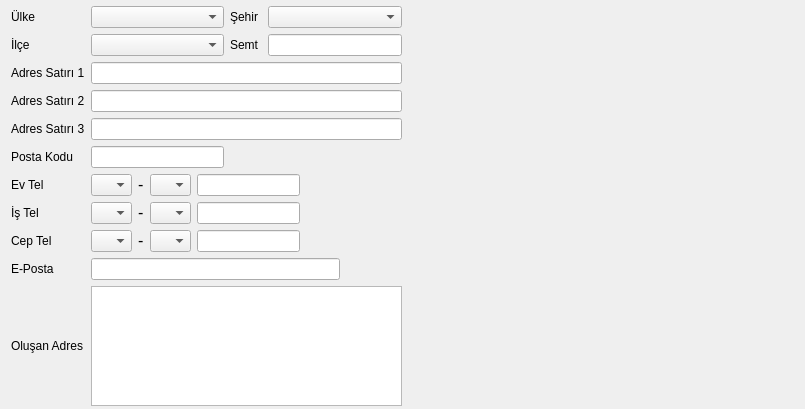
     <widget class="QWidget" name="tab_3">
      <attribute name="title">
       <string>Adres Bilgileri</string>
      </attribute>
      <layout class="QGridLayout" name="gridLayout_16" rowstretch="1,1,1,1,1,1,1,1,1,1,1" columnstretch="1,10,10,10,30">
       <property name="topMargin">
        <number>6</number>
       </property>
       <property name="rightMargin">
        <number>3</number>
       </property>
       <property name="bottomMargin">
        <number>3</number>
       </property>
       <item row="0" column="0">
        <widget class="QLabel" name="label_33">
         <property name="sizePolicy">
          <sizepolicy hsizetype="Fixed" vsizetype="Fixed">
           <horstretch>0</horstretch>
           <verstretch>0</verstretch>
          </sizepolicy>
         </property>
         <property name="text">
          <string>Ülke </string>
         </property>
        </widget>
       </item>
       <item row="0" column="1">
        <widget class="QComboBox" name="combo_box_ulke">
         <property name="sizePolicy">
          <sizepolicy hsizetype="Expanding" vsizetype="Fixed">
           <horstretch>0</horstretch>
           <verstretch>0</verstretch>
          </sizepolicy>
         </property>
        </widget>
       </item>
       <item row="0" column="2">
        <widget class="QLabel" name="label_sehir">
         <property name="sizePolicy">
          <sizepolicy hsizetype="Fixed" vsizetype="Fixed">
           <horstretch>0</horstretch>
           <verstretch>0</verstretch>
          </sizepolicy>
         </property>
         <property name="text">
          <string>Şehir </string>
         </property>
        </widget>
       </item>
       <item row="0" column="3">
        <widget class="QComboBox" name="combo_box_il">
         <property name="sizePolicy">
          <sizepolicy hsizetype="Expanding" vsizetype="Fixed">
           <horstretch>0</horstretch>
           <verstretch>0</verstretch>
          </sizepolicy>
         </property>
        </widget>
       </item>
       <item row="0" column="4">
        <spacer name="horizontalSpacer_24">
         <property name="orientation">
          <enum>Qt::Horizontal</enum>
         </property>
         <property name="sizeHint" stdset="0">
          <size>
           <width>451</width>
           <height>20</height>
          </size>
         </property>
        </spacer>
       </item>
       <item row="1" column="0">
        <widget class="QLabel" name="label_ilce">
         <property name="sizePolicy">
          <sizepolicy hsizetype="Fixed" vsizetype="Fixed">
           <horstretch>0</horstretch>
           <verstretch>0</verstretch>
          </sizepolicy>
         </property>
         <property name="text">
          <string>İlçe </string>
         </property>
        </widget>
       </item>
       <item row="1" column="1">
        <widget class="QComboBox" name="combo_box_ilce">
         <property name="sizePolicy">
          <sizepolicy hsizetype="Expanding" vsizetype="Fixed">
           <horstretch>0</horstretch>
           <verstretch>0</verstretch>
          </sizepolicy>
         </property>
        </widget>
       </item>
       <item row="1" column="2">
        <widget class="QLabel" name="label_semt">
         <property name="sizePolicy">
          <sizepolicy hsizetype="Fixed" vsizetype="Fixed">
           <horstretch>0</horstretch>
           <verstretch>0</verstretch>
          </sizepolicy>
         </property>
         <property name="text">
          <string>Semt </string>
         </property>
        </widget>
       </item>
       <item row="1" column="3">
        <widget class="QLineEdit" name="line_edit_semt">
         <property name="sizePolicy">
          <sizepolicy hsizetype="Expanding" vsizetype="Fixed">
           <horstretch>0</horstretch>
           <verstretch>0</verstretch>
          </sizepolicy>
         </property>
        </widget>
       </item>
       <item row="2" column="0">
        <widget class="QLabel" name="label_mahalle">
         <property name="sizePolicy">
          <sizepolicy hsizetype="Fixed" vsizetype="Fixed">
           <horstretch>0</horstretch>
           <verstretch>0</verstretch>
          </sizepolicy>
         </property>
         <property name="text">
          <string>Adres Satırı 1</string>
         </property>
        </widget>
       </item>
       <item row="2" column="1" colspan="3">
        <widget class="QLineEdit" name="line_edit_adres_satiri_1">
         <property name="sizePolicy">
          <sizepolicy hsizetype="Expanding" vsizetype="Fixed">
           <horstretch>0</horstretch>
           <verstretch>0</verstretch>
          </sizepolicy>
         </property>
        </widget>
       </item>
       <item row="3" column="0">
        <widget class="QLabel" name="label_sokak">
         <property name="sizePolicy">
          <sizepolicy hsizetype="Fixed" vsizetype="Fixed">
           <horstretch>0</horstretch>
           <verstretch>0</verstretch>
          </sizepolicy>
         </property>
         <property name="text">
          <string>Adres Satırı 2</string>
         </property>
        </widget>
       </item>
       <item row="3" column="1" colspan="3">
        <widget class="QLineEdit" name="line_edit_adres_satiri_2">
         <property name="sizePolicy">
          <sizepolicy hsizetype="Expanding" vsizetype="Fixed">
           <horstretch>0</horstretch>
           <verstretch>0</verstretch>
          </sizepolicy>
         </property>
        </widget>
       </item>
       <item row="4" column="0">
        <widget class="QLabel" name="label_cadde">
         <property name="sizePolicy">
          <sizepolicy hsizetype="Fixed" vsizetype="Fixed">
           <horstretch>0</horstretch>
           <verstretch>0</verstretch>
          </sizepolicy>
         </property>
         <property name="text">
          <string>Adres Satırı 3</string>
         </property>
        </widget>
       </item>
       <item row="4" column="1" colspan="3">
        <widget class="QLineEdit" name="line_edit_adres_satiri_3">
         <property name="sizePolicy">
          <sizepolicy hsizetype="Expanding" vsizetype="Fixed">
           <horstretch>0</horstretch>
           <verstretch>0</verstretch>
          </sizepolicy>
         </property>
         <property name="text">
          <string/>
         </property>
        </widget>
       </item>
       <item row="5" column="0">
        <widget class="QLabel" name="label_34">
         <property name="sizePolicy">
          <sizepolicy hsizetype="Fixed" vsizetype="Fixed">
           <horstretch>0</horstretch>
           <verstretch>0</verstretch>
          </sizepolicy>
         </property>
         <property name="text">
          <string>Posta Kodu</string>
         </property>
        </widget>
       </item>
       <item row="5" column="1">
        <widget class="QLineEdit" name="line_edit_posta_kodu">
         <property name="sizePolicy">
          <sizepolicy hsizetype="Expanding" vsizetype="Fixed">
           <horstretch>0</horstretch>
           <verstretch>0</verstretch>
          </sizepolicy>
         </property>
        </widget>
       </item>
       <item row="6" column="0">
        <widget class="QLabel" name="label_ev_telefonu">
         <property name="sizePolicy">
          <sizepolicy hsizetype="Fixed" vsizetype="Fixed">
           <horstretch>0</horstretch>
           <verstretch>0</verstretch>
          </sizepolicy>
         </property>
         <property name="text">
          <string>Ev Tel </string>
         </property>
        </widget>
       </item>
       <item row="6" column="1" colspan="3">
        <layout class="QGridLayout" name="gridLayout_26" columnstretch="2,1,2,5,5">
         <item row="0" column="0">
          <widget class="QComboBox" name="combo_box_ev_telefonunun_ulke_kodlari">
           <property name="sizePolicy">
            <sizepolicy hsizetype="Expanding" vsizetype="Fixed">
             <horstretch>0</horstretch>
             <verstretch>0</verstretch>
            </sizepolicy>
           </property>
           <property name="font">
            <font>
             <pointsize>9</pointsize>
            </font>
           </property>
           <property name="editable">
            <bool>false</bool>
           </property>
           <property name="sizeAdjustPolicy">
            <enum>QComboBox::AdjustToMinimumContentsLength</enum>
           </property>
          </widget>
         </item>
         <item row="0" column="1">
          <widget class="QLabel" name="label_35">
           <property name="sizePolicy">
            <sizepolicy hsizetype="Fixed" vsizetype="Fixed">
             <horstretch>0</horstretch>
             <verstretch>0</verstretch>
            </sizepolicy>
           </property>
           <property name="font">
            <font>
             <pointsize>12</pointsize>
            </font>
           </property>
           <property name="text">
            <string>-</string>
           </property>
          </widget>
         </item>
         <item row="0" column="2">
          <widget class="QComboBox" name="combo_box_ev_telefonunun_il_kodlari">
           <property name="sizePolicy">
            <sizepolicy hsizetype="Expanding" vsizetype="Fixed">
             <horstretch>0</horstretch>
             <verstretch>0</verstretch>
            </sizepolicy>
           </property>
           <property name="font">
            <font>
             <pointsize>9</pointsize>
            </font>
           </property>
           <property name="sizeAdjustPolicy">
            <enum>QComboBox::AdjustToMinimumContentsLength</enum>
           </property>
          </widget>
         </item>
         <item row="0" column="3">
          <widget class="QLineEdit" name="line_edit_ev_telefonu">
           <property name="sizePolicy">
            <sizepolicy hsizetype="Expanding" vsizetype="Fixed">
             <horstretch>0</horstretch>
             <verstretch>0</verstretch>
            </sizepolicy>
           </property>
           <property name="maxLength">
            <number>7</number>
           </property>
          </widget>
         </item>
         <item row="0" column="4">
          <spacer name="horizontalSpacer_30">
           <property name="orientation">
            <enum>Qt::Horizontal</enum>
           </property>
           <property name="sizeHint" stdset="0">
            <size>
             <width>40</width>
             <height>20</height>
            </size>
           </property>
          </spacer>
         </item>
        </layout>
       </item>
       <item row="7" column="0">
        <widget class="QLabel" name="label_is_telefonu">
         <property name="sizePolicy">
          <sizepolicy hsizetype="Fixed" vsizetype="Fixed">
           <horstretch>0</horstretch>
           <verstretch>0</verstretch>
          </sizepolicy>
         </property>
         <property name="text">
          <string>İş Tel </string>
         </property>
        </widget>
       </item>
       <item row="7" column="1" colspan="3">
        <layout class="QGridLayout" name="gridLayout_23" columnstretch="2,1,2,5,5">
         <item row="0" column="0">
          <widget class="QComboBox" name="combo_box_is_telefonunun_ulke_kodlari">
           <property name="sizePolicy">
            <sizepolicy hsizetype="Expanding" vsizetype="Fixed">
             <horstretch>0</horstretch>
             <verstretch>0</verstretch>
            </sizepolicy>
           </property>
           <property name="font">
            <font>
             <pointsize>9</pointsize>
            </font>
           </property>
           <property name="sizeAdjustPolicy">
            <enum>QComboBox::AdjustToMinimumContentsLength</enum>
           </property>
          </widget>
         </item>
         <item row="0" column="1">
          <widget class="QLabel" name="label_32">
           <property name="sizePolicy">
            <sizepolicy hsizetype="Fixed" vsizetype="Fixed">
             <horstretch>0</horstretch>
             <verstretch>0</verstretch>
            </sizepolicy>
           </property>
           <property name="font">
            <font>
             <pointsize>12</pointsize>
            </font>
           </property>
           <property name="text">
            <string>-</string>
           </property>
          </widget>
         </item>
         <item row="0" column="2">
          <widget class="QComboBox" name="combo_box_is_telefonunun_il_kodlari">
           <property name="sizePolicy">
            <sizepolicy hsizetype="Expanding" vsizetype="Fixed">
             <horstretch>0</horstretch>
             <verstretch>0</verstretch>
            </sizepolicy>
           </property>
           <property name="font">
            <font>
             <pointsize>9</pointsize>
            </font>
           </property>
           <property name="sizeAdjustPolicy">
            <enum>QComboBox::AdjustToMinimumContentsLength</enum>
           </property>
          </widget>
         </item>
         <item row="0" column="3">
          <widget class="QLineEdit" name="line_edit_is_telefonu">
           <property name="sizePolicy">
            <sizepolicy hsizetype="Expanding" vsizetype="Fixed">
             <horstretch>0</horstretch>
             <verstretch>0</verstretch>
            </sizepolicy>
           </property>
           <property name="maxLength">
            <number>7</number>
           </property>
          </widget>
         </item>
         <item row="0" column="4">
          <spacer name="horizontalSpacer_28">
           <property name="orientation">
            <enum>Qt::Horizontal</enum>
           </property>
           <property name="sizeHint" stdset="0">
            <size>
             <width>40</width>
             <height>20</height>
            </size>
           </property>
          </spacer>
         </item>
        </layout>
       </item>
       <item row="8" column="0">
        <widget class="QLabel" name="label_cep_telefonu">
         <property name="sizePolicy">
          <sizepolicy hsizetype="Fixed" vsizetype="Fixed">
           <horstretch>0</horstretch>
           <verstretch>0</verstretch>
          </sizepolicy>
         </property>
         <property name="text">
          <string>Cep Tel </string>
         </property>
        </widget>
       </item>
       <item row="8" column="1" colspan="3">
        <layout class="QGridLayout" name="gridLayout_25" columnstretch="2,1,2,5,5">
         <item row="0" column="0">
          <widget class="QComboBox" name="combo_box_cep_telefonunun_ulke_kodlari">
           <property name="sizePolicy">
            <sizepolicy hsizetype="Expanding" vsizetype="Fixed">
             <horstretch>0</horstretch>
             <verstretch>0</verstretch>
            </sizepolicy>
           </property>
           <property name="font">
            <font>
             <pointsize>9</pointsize>
            </font>
           </property>
           <property name="sizeAdjustPolicy">
            <enum>QComboBox::AdjustToMinimumContentsLength</enum>
           </property>
          </widget>
         </item>
         <item row="0" column="1">
          <widget class="QLabel" name="label_43">
           <property name="sizePolicy">
            <sizepolicy hsizetype="Fixed" vsizetype="Fixed">
             <horstretch>0</horstretch>
             <verstretch>0</verstretch>
            </sizepolicy>
           </property>
           <property name="font">
            <font>
             <pointsize>12</pointsize>
            </font>
           </property>
           <property name="text">
            <string>-</string>
           </property>
          </widget>
         </item>
         <item row="0" column="2">
          <widget class="QComboBox" name="combo_box_gsm_kodlari">
           <property name="sizePolicy">
            <sizepolicy hsizetype="Expanding" vsizetype="Fixed">
             <horstretch>0</horstretch>
             <verstretch>0</verstretch>
            </sizepolicy>
           </property>
           <property name="font">
            <font>
             <pointsize>9</pointsize>
            </font>
           </property>
           <property name="sizeAdjustPolicy">
            <enum>QComboBox::AdjustToMinimumContentsLength</enum>
           </property>
          </widget>
         </item>
         <item row="0" column="3">
          <widget class="QLineEdit" name="line_edit_cep_telefonu">
           <property name="sizePolicy">
            <sizepolicy hsizetype="Expanding" vsizetype="Fixed">
             <horstretch>0</horstretch>
             <verstretch>0</verstretch>
            </sizepolicy>
           </property>
           <property name="maxLength">
            <number>7</number>
           </property>
          </widget>
         </item>
         <item row="0" column="4">
          <spacer name="horizontalSpacer_29">
           <property name="orientation">
            <enum>Qt::Horizontal</enum>
           </property>
           <property name="sizeHint" stdset="0">
            <size>
             <width>40</width>
             <height>20</height>
            </size>
           </property>
          </spacer>
         </item>
        </layout>
       </item>
       <item row="9" column="0">
        <widget class="QLabel" name="label_e_mail">
         <property name="sizePolicy">
          <sizepolicy hsizetype="Fixed" vsizetype="Fixed">
           <horstretch>0</horstretch>
           <verstretch>0</verstretch>
          </sizepolicy>
         </property>
         <property name="text">
          <string>E-Posta</string>
         </property>
        </widget>
       </item>
       <item row="9" column="1" colspan="3">
        <layout class="QGridLayout" name="gridLayout_27" columnstretch="8,2">
         <item row="0" column="0">
          <widget class="QLineEdit" name="line_edit_e_mail">
           <property name="sizePolicy">
            <sizepolicy hsizetype="Expanding" vsizetype="Fixed">
             <horstretch>0</horstretch>
             <verstretch>0</verstretch>
            </sizepolicy>
           </property>
          </widget>
         </item>
         <item row="0" column="1">
          <spacer name="horizontalSpacer_31">
           <property name="orientation">
            <enum>Qt::Horizontal</enum>
           </property>
           <property name="sizeHint" stdset="0">
            <size>
             <width>40</width>
             <height>20</height>
            </size>
           </property>
          </spacer>
         </item>
        </layout>
       </item>
       <item row="10" column="1" colspan="3">
        <widget class="QLimitedTextEdit" name="limitedTextEdit_adres">
         <property name="sizePolicy">
          <sizepolicy hsizetype="Expanding" vsizetype="Fixed">
           <horstretch>0</horstretch>
           <verstretch>0</verstretch>
          </sizepolicy>
         </property>
         <property name="maximumSize">
          <size>
           <width>16777215</width>
           <height>120</height>
          </size>
         </property>
         <property name="focusPolicy">
          <enum>Qt::NoFocus</enum>
         </property>
        </widget>
       </item>
       <item row="10" column="0">
        <widget class="QLabel" name="label_36">
         <property name="sizePolicy">
          <sizepolicy hsizetype="Fixed" vsizetype="Fixed">
           <horstretch>0</horstretch>
           <verstretch>0</verstretch>
          </sizepolicy>
         </property>
         <property name="text">
          <string>Oluşan Adres</string>
         </property>
        </widget>
       </item>
      </layout>
     </widget>
